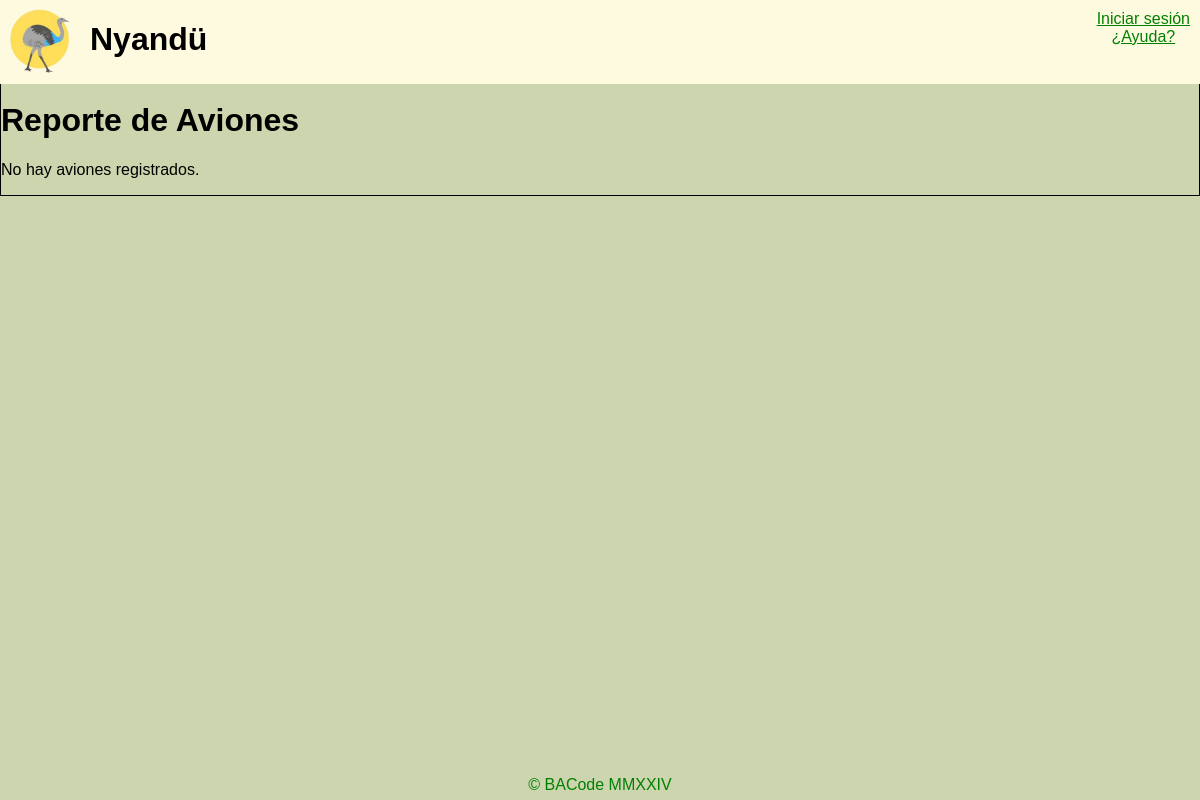
/nyandu/aviones/, run on an earlier commit of the app's database.
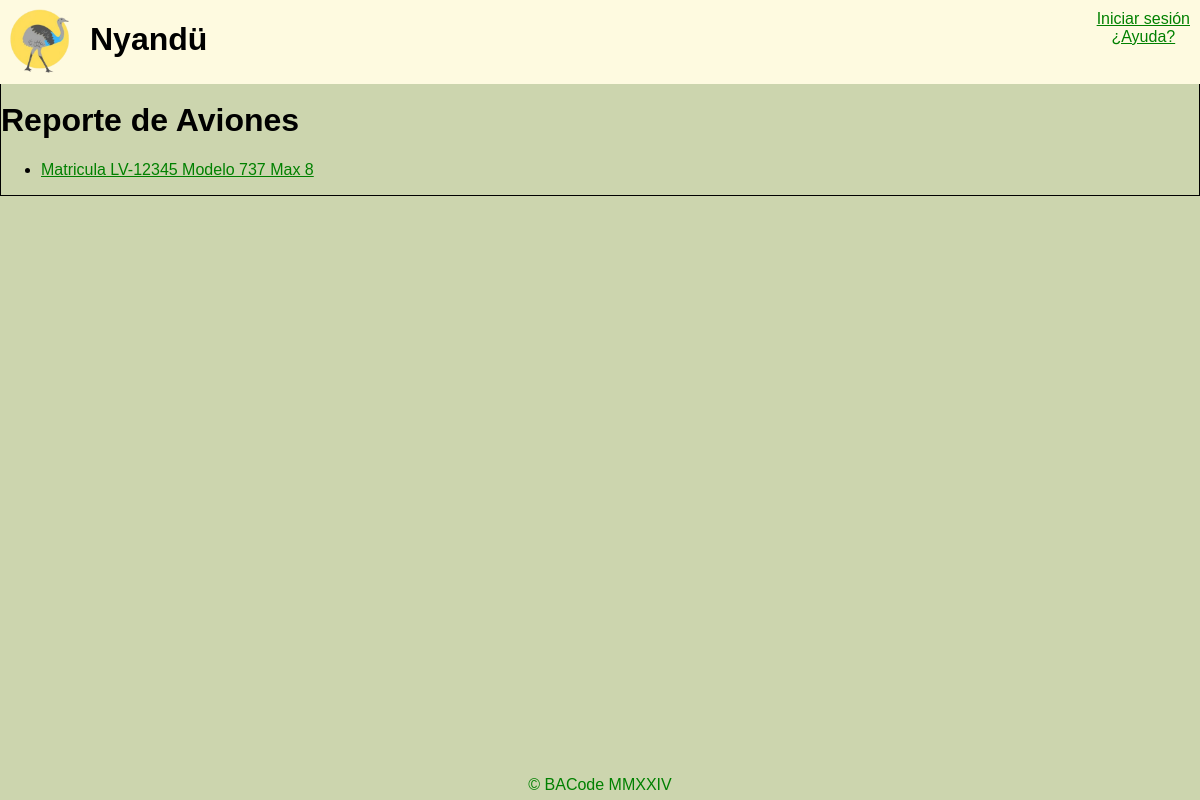
And on a later commit of the database.
### nyandu/models.py (models this page shows, shortened)
class Avion(models.Model):
    matricula = models.CharField(max_length=30, help_text= "Matricula del avión")
    capacidad = models.PositiveSmallIntegerField(help_text= "Capacidad de pasajeros del avión")
    autonomia = models.PositiveIntegerField(help_text= "Autonomía del avión volando en línea recta a velocidad crucero, se expresa en millas")
    modelo = models.ForeignKey(Modelo, on_delete=models.CASCADE, help_text= "Fabricante del modelo de avión")
    def __str__(self):
        return f"Matricula {self.matricula} Modelo {self.modelo.nombre}"
    class Meta:
        verbose_name_plural = "Aviones"

class Modelo(models.Model):
    nombre = models.CharField(max_length=30, help_text= "Nombre del modelo de avión")
    fabricante = models.ForeignKey(Fabricante, on_delete=models.CASCADE, help_text= "Fabricante del modelo de avión")
    class Meta:
        verbose_name_plural = "Modelos"

### nyandu/views.py (the view)
# urls.py: path('aviones/', views.AvionListView.as_view(), name='aviones'),
class AvionListView(generic.ListView):
    model = Avion

### nyandu/templates/nyandu/avion_list.html
{% extends "nyandu/base.html" %}
{% block content %}
{% load static %}
<link rel="stylesheet" href="{% static 'nyandu/style.css' %}">
<div>
    <h1>Reporte de Aviones</h1>
    {% if avion_list %}
    <ul>
      {% for avion in avion_list %}
      <li>
        <a href="{{avion.id}}">{{ avion }}</a>
      </li>
      {% endfor %}
    </ul>
    {% else %}
      <p>No hay aviones registrados.</p>
    {% endif %}
</div>
{% endblock %}

What changed in the data, as far as the page shows it:
added Avion: matricula+modelo "Matricula LV-12345 Modelo 737 Max 8"
Also different on the page:
text no longer shown: "No hay aviones registrados."
